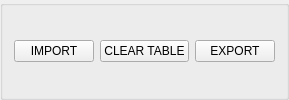
     <widget class="QGroupBox" name="groupBox">
      <property name="styleSheet">
       <string notr="true">border-color: rgb(239, 255, 246);</string>
      </property>
      <layout class="QHBoxLayout" name="horizontalLayout_8">
       <item alignment="Qt::AlignHCenter">
        <widget class="QPushButton" name="pushButton_4">
         <property name="minimumSize">
          <size>
           <width>80</width>
           <height>0</height>
          </size>
         </property>
         <property name="maximumSize">
          <size>
           <width>80</width>
           <height>16777215</height>
          </size>
         </property>
         <property name="text">
          <string>IMPORT</string>
         </property>
        </widget>
       </item>
       <item alignment="Qt::AlignHCenter">
        <widget class="QPushButton" name="pushButton_5">
         <property name="minimumSize">
          <size>
           <width>80</width>
           <height>0</height>
          </size>
         </property>
         <property name="text">
          <string>CLEAR TABLE</string>
         </property>
        </widget>
       </item>
       <item alignment="Qt::AlignHCenter">
        <widget class="QPushButton" name="pushButton">
         <property name="minimumSize">
          <size>
           <width>80</width>
           <height>0</height>
          </size>
         </property>
         <property name="maximumSize">
          <size>
           <width>80</width>
           <height>16777215</height>
          </size>
         </property>
         <property name="text">
          <string>EXPORT</string>
         </property>
        </widget>
       </item>
      </layout>
     </widget>
